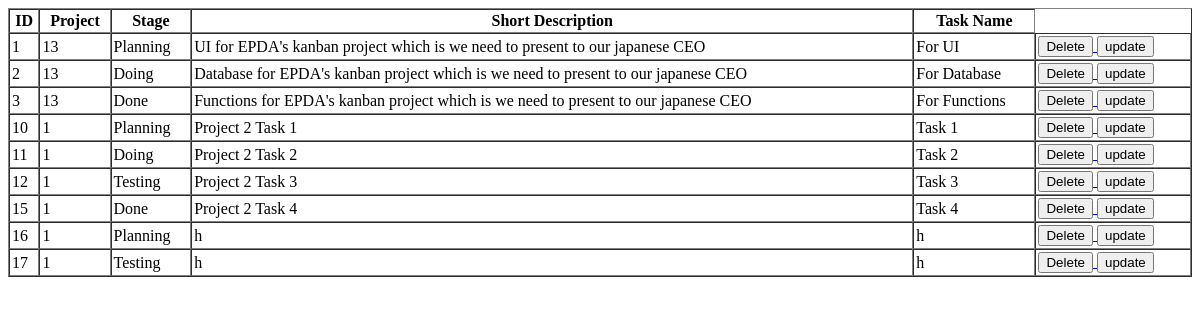
The app's page /tasks/tasks.php, older data.
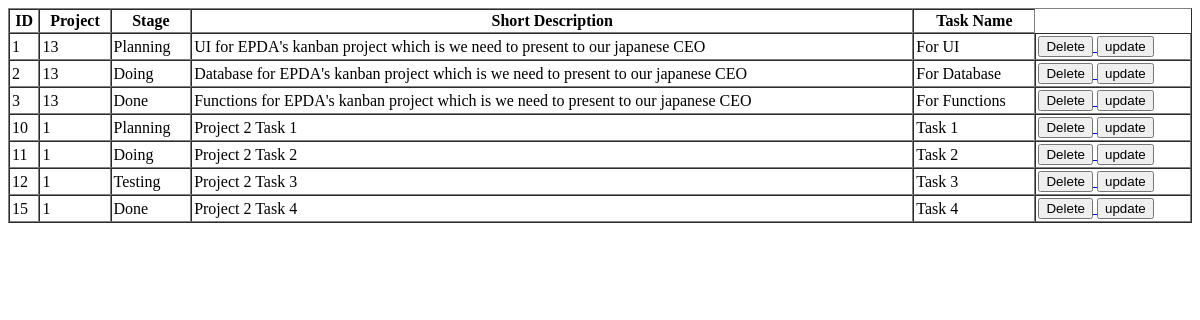
The same page, newer data.
### tables this page shows
CREATE TABLE `tasks` (
  `id` int(100) NOT NULL,
  `project_id` int(100) NOT NULL,
  `stage_id` int(100) NOT NULL,
  `short_description` varchar(250) NOT NULL,
  `task_name` varchar(50) NOT NULL,
  `task_priority_color` varchar(100) NOT NULL,
  `task_priority_border` varchar(50) NOT NULL
);

CREATE TABLE `projects` (
  `id` int(11) NOT NULL,
  `admin_id` int(11) NOT NULL,
  `name` varchar(100) NOT NULL,
  `description` varchar(200) NOT NULL,
  `detail_descrip` varchar(500) NOT NULL,
  `create_date` datetime NOT NULL,
  `due_date` datetime NOT NULL,
  `completed_date` datetime NOT NULL
);

CREATE TABLE `stages` (
  `id` int(11) NOT NULL,
  `name` varchar(100) NOT NULL,
  `project_id` int(11) NOT NULL
);

### Database/DatabaseConnection.php (called while the page is built, shortened)
<?php
    class DatabaseConnection{
        private static $server      = 'localhost';
        private static $user        = 'root';
        private static $password    = '';
        private static $database    = 'kanban';
        private static $connection = null;
        public static function getInstance(){
            if(self::$connection == null){
                self::$connection = new mysqli(self::$server, self::$user, self::$password, self::$database);
            }
            return self::$connection;
        }
    }
?>

### Repositories/TaskRepository.php (called while the page is built, shortened)
<?php
    require_once('../Models/Task.php');
    require_once('../Database/DatabaseConnection.php');
    require_once('ProjectRepository.php');
    class TaskRepository{
        public static $table_name = "tasks";
        private $connection;
        public function __construct($connection){
            $this->connection = $connection;
        }
        public function getAll(){
            $tasks = [];
            $query = "SELECT * FROM ". self::$table_name . ";";
            $results = $this->connection->query($query);
            if($results){
                while($row = mysqli_fetch_object($results)){
                    $tasks[] = $this->toModel($row);
                }
            }
            return $tasks;
        }
        public function toModel($obj){
            $task = null;
            if($obj)
                $task = new Task($obj->id, $obj->project_id, $obj->stage_id, $obj->short_description, $obj->task_name, $obj->task_priority_color, $obj->task_priority_border);
            return $task;
        }
        public static function getProjectName($task){
            $projectRepo = new ProjectRepository(DatabaseConnection::getInstance());
            return $projectRepo->find($task->project_id);
        }
    }
?>

### Models/Task.php (called while the page is built, shortened)
<?php
    require_once("../Repositories/TaskRepository.php");
    class Task extends Model{
        public function __construct($id, $project_id, $stage_id, $short_description, $task_name, $task_priority_color, $task_priority_border)
        {
            $this->project_id           = $project_id;
            $this->project              = TaskRepository::getProjectName($this);
        }
    }
?>

### Repositories/ProjectRepository.php (called while the page is built, shortened)
<?php
    require_once('../Models/Project.php');
    require_once('../Database/DatabaseConnection.php');
    require_once('UserRepository.php');
    class ProjectRepository{
        public static $table_name = "projects";
        private $connection;
        public function __construct($connection){
            $this->connection = $connection;
        }
        public function find($id){
            $project   = null;
            $query  = "SELECT * FROM ".self::$table_name." WHERE id = $id;";
            $result = $this->connection->query($query);
            if($result) $project = $this->toModel(mysqli_fetch_object($result));
            return $project;
        }
        public function toModel($obj){
            $project = null;
            if($obj)
                $project = new Project($obj->id, $obj->admin_id, $obj->name, $obj->description, $obj->detail_descrip, $obj->create_date, $obj->due_date, $obj->completed_date);
            return $project;
        }
        public static function getAdminName($project){
            $userRepo = new UserRepository(DatabaseConnection::getInstance());
            return $userRepo->find($project->admin_id);
        }
    }
?>

### Models/Project.php (called while the page is built, shortened)
<?php
    require_once("../Repositories/ProjectRepository.php");
    require_once("../Database/DatabaseConnection.php");
    class Project extends Model{
        public function __construct($admin_id, $name, $description, $detail_descrip, $create_date, $due_date)
        {
            $this->admin_id         = $admin_id;
            $this->admin            = ProjectRepository::getAdminName($this);
        }
    }
?>

### Repositories/UserRepository.php (called while the page is built, shortened)
<?php
    require_once('../Models/User.php');
    require_once('../Database/DatabaseConnection.php');
    require_once('RoleRepository.php');
    require_once('GenderRepository.php');
    class UserRepository{
        public static $table_name = "users";
        private $connection;
        public function __construct($connection){
            $this->connection = $connection;
        }
        public function find($id){
            $user   = null;
            $query  = "SELECT * FROM ".self::$table_name." WHERE id = $id;";
            $result = $this->connection->query($query);
            if($result) $user = $this->toModel(mysqli_fetch_object($result));
            return $user;
        }
        public function toModel($obj){
            $user = null;
            if($obj)
                $user = new User($obj->id, $obj->img, $obj->name, $obj->email, $obj->password, $obj->gender_id, $obj->role_id);
            return $user;
        }
        public static function getUserRole($user){
            $roleRepo = new RoleRepository();
            return $roleRepo->find($user->role_id);
        }
        public static function getUserGender($user){
            $genderRepo = new GenderRepository();
            return $genderRepo->find($user->gender_id);
        }
    }
?>

### Models/User.php (called while the page is built, shortened)
<?php
    require_once("../Repositories/UserRepository.php");
    class User extends Model{
        public function __construct($id, $img, $name, $email, $password, $gender_id, $role_id)
        {
            $this->gender_id    = $gender_id;
            $this->gender       = UserRepository::getUserGender($this);
            $this->role_id      = $role_id;
            $this->role         = UserRepository::getUserRole($this);
        }
    }
?>

### Repositories/GenderRepository.php (called while the page is built, shortened)
<?php
    require_once('../Database/DatabaseConnection.php');
    class GenderRepository{
        public static $table_name = "genders";
        private $connection;
        public function __construct(){
            $this->connection = DatabaseConnection::getInstance();
        }
        public function find($id){
            $gender   = null;
            $query  = "SELECT * FROM ".self::$table_name." WHERE id = $id;";
            $result = $this->connection->query($query);
            if($result) $gender = $this->toModel(mysqli_fetch_object($result));
            return $gender;
        }
        public function toModel($obj){
            $gender = null;
            if($obj)
                $gender = new Role($obj->id, $obj->name);
            return $gender;
        }
    }
?>

### Repositories/RoleRepository.php (called while the page is built, shortened)
<?php
    require_once('../Database/DatabaseConnection.php');
    class RoleRepository{
        public static $table_name = "roles";
        private $connection;
        public function __construct(){
            $this->connection = DatabaseConnection::getInstance();
        }
        public function find($id){
            $role   = null;
            $query  = "SELECT * FROM ".self::$table_name." WHERE id = $id;";
            $result = $this->connection->query($query);
            if($result) $role = $this->toModel(mysqli_fetch_object($result));
            return $role;
        }
        public function toModel($obj){
            $role = null;
            if($obj)
                $role = new Role($obj->id, $obj->name);
            return $role;
        }
    }
?>

### tasks/tasks.php (the view, shortened to what this page needs)
<?php
    require_once("../Database/DatabaseConnection.php");
    require_once("../Repositories/StageRepository.php");
    require_once("../Repositories/TaskRepository.php");
?>
<?php
    $taskRepo = new TaskRepository(DatabaseConnection::getInstance());
    $tasks = $taskRepo->getAll();
?>
<html>
    <head>
    </head>
    <body>
        <table width="100%" border="1" cellspacing="0" cellpadding="2">
            <tr>
                <th>ID</th>
                <th>Project</th>
                <th>Stage</th>
                <th>Short Description</th>
                <th>Task Name</th>
            </tr>
        <?php foreach($tasks as $t): ?>
            <tr>
                <td><?=$t->id?></td>
                <td><?=$t->getPjName()->name?></td>
                <td><?=$t->getStage()->name?></td>
                <td><?=$t->short_description?></td>
                <td><?=$t->task_name?></td>
                <td>
                    <a href="deletetasks.php?id=<?=$t->id?>">
                        <button>Delete</button>
                    </a>
                    <a href="updatetaskspage.php?id=<?=$t->id?>">
                        <button>update</button>
                    </a>
                </td>
            </tr>
        <?php endforeach;?>
        </table>
    </body>
</html>

Row changes from the older to the newer data that the page shows:
removed tasks: id "16", project.admin_id "1", stage.name "Planning", short_description "h", task_name "h"
removed tasks: id "17", project.admin_id "1", stage.name "Testing", short_description "h", task_name "h"
